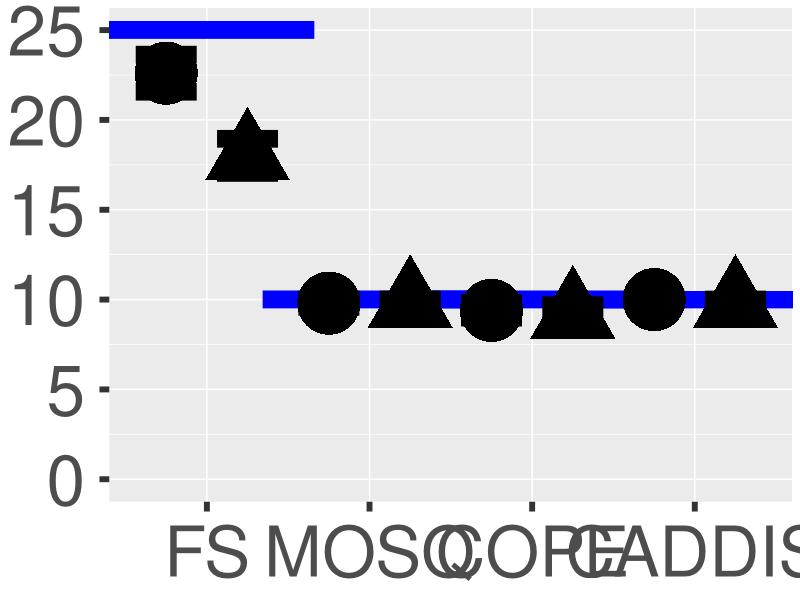
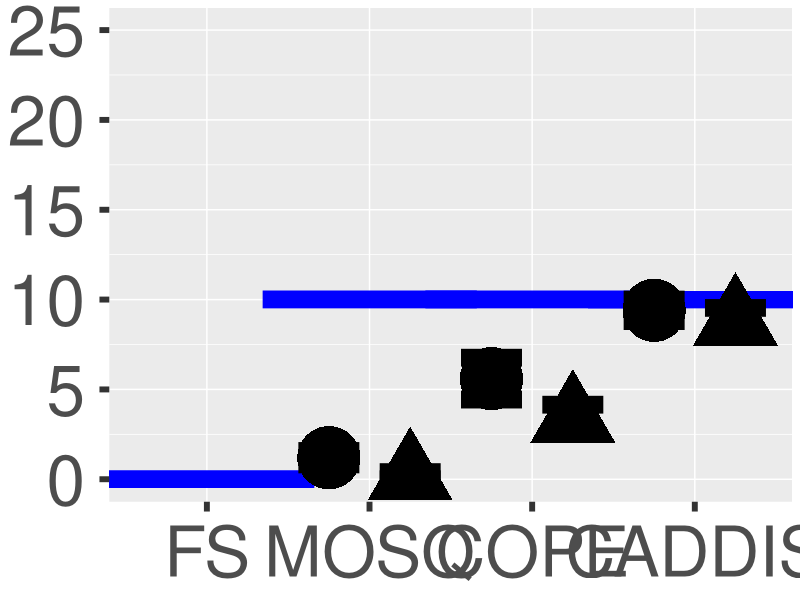

Generate these figures, in order, with R: (Note: this script raises an error after producing the figures.)

##### Metamorph Foraging Experiment ######

rm(list = ls())
require(lubridate)
require(reshape2)
require(dplyr)
require(ggplot2)
require(scales)
require(stringr)
require(lme4)
require(emmeans)


##import and format data
meta_diet_choice <- read.csv(file = "Data/Foraging_Experiment.csv", stringsAsFactors = TRUE)
meta_fs_rate <- read.csv(file = "Data/Metamorph_Foraging_Trials.csv", stringsAsFactors = FALSE)
salamander <- read.csv(file = "Data/Salamander_Master_cleaned.csv", stringsAsFactors = TRUE)

meta_diet_choice = subset(meta_diet_choice, Date != "XX") #did this so Salamander_ID wouldn't import as scientific notation
meta_diet_choice = droplevels(meta_diet_choice)
meta_diet_choice$FS = as.numeric(as.character(meta_diet_choice$FS))
meta_diet_choice$Mosquito = as.numeric(as.character(meta_diet_choice$Mosquito))
meta_diet_choice$Copepod = as.numeric(as.character(meta_diet_choice$Copepod))
meta_diet_choice$Asynarchus = as.numeric(as.character(meta_diet_choice$Asynarchus))

meta_fs_rate$Treatment = as.factor(meta_fs_rate$Treatment)
meta_fs_rate$Replicate = as.factor(meta_fs_rate$Replicate)
meta_fs_rate$Consumption_Time = as_datetime(ms(meta_fs_rate$Consumption_Time))

salamander$X <- NULL
names(salamander)[names(salamander) == "INDIV_ID"] <- "Salamander_ID"
salamander = subset(salamander, DATEOFYEAR == "7/11/22")
salamander$Condition = (salamander$WEIGHT / salamander$SVL) / 1000

#### Meta Diet Choice Plots ####
#merge in meta demographic information
meta_diet_choice = merge(x = meta_diet_choice, y = salamander[,c("Salamander_ID", "COHORT", "SEX", "SVL", "WEIGHT", "Condition")], by = "Salamander_ID", all.x = T)
meta_diet_choice = meta_diet_choice %>% relocate("Salamander_ID", .after = "Notes")

#drop Time and Notes columns
meta_diet_choice = meta_diet_choice[ , -which(names(meta_diet_choice) %in% c("Time", "Notes"))] 

#melt df
meta_diet_choice_melt = meta_diet_choice[ , -which(names(meta_diet_choice) %in% c("Salamander_ID", "COHORT", "SEX", "SVL", "WEIGHT", "Condition"))] 
meta_diet_choice_melt = melt(meta_diet_choice_melt, value.name = "Count")
names(meta_diet_choice_melt)[names(meta_diet_choice_melt) == 'variable'] <- 'Diet_Taxon'

#summarize data (mean, SE)
meta_diet_means = meta_diet_choice_melt %>% group_by(Date, Treatment, Diet_Taxon) %>% dplyr::summarize(Mean_Count = mean(Count))
meta_diet_SE = meta_diet_choice_melt %>% group_by(Date, Treatment, Diet_Taxon) %>% dplyr::summarize(SE_Count = sd(Count)/sqrt(n()))

meta_diet_means = merge(meta_diet_means, meta_diet_SE, by = c("Date", "Treatment", "Diet_Taxon"))
meta_diet_means$lower = meta_diet_means$Mean_Count - meta_diet_means$SE_Count
meta_diet_means$upper = meta_diet_means$Mean_Count + meta_diet_means$SE_Count

rm(meta_diet_SE)

meta_diet_means$Diet_Taxon <- factor(meta_diet_means$Diet_Taxon, levels = c("FS", "Mosquito", "Copepod", "Asynarchus"))


#plot - PO
meta_diet_means_PO = subset(meta_diet_means, Treatment == "PO")

hline_PO <- data.frame(Diet_Taxon=c("FS", "Mosquito", "Copepod", "Asynarchus"), Mean_Count=c(25, 10, 10, 10))
hline_PO$Diet_Taxon <- factor(hline_PO$Diet_Taxon, levels = c("FS", "Mosquito", "Copepod", "Asynarchus"))


diet_choice_PO = 
ggplot(meta_diet_means_PO, aes(x=Diet_Taxon, y=Mean_Count, shape = Date)) + 
geom_point(data=hline_PO, aes(x=Diet_Taxon, y=Mean_Count), shape=95, size=90, color = "blue") +
geom_errorbar(aes(ymin=lower, ymax=upper), width=0.75, size=6, color = "black", position = position_dodge(1)) +
geom_point(size=20, stroke = 2, position = position_dodge(1)) +
scale_y_continuous(breaks=c(0,5,10,15,20,25), limits=c(0,25)) +
scale_x_discrete(labels=c("FS", "MOSQ", "COPE", "CADDIS")) +
theme(legend.position = "none",
      axis.title = element_blank(),
      axis.text = element_text(size = 50),
      axis.ticks = element_line(size = 2),
      axis.ticks.length = unit(.25, "cm"),
      axis.text.x=element_text(margin=margin(t=10)),
      axis.text.y=element_text(margin=margin(r=10)))

diet_choice_PO

#ggsave(diet_choice_PO, filename = "Outputs/meta_diet_choice_PO.png",  width = 18, height = 12, dpi = 100)


#plot - NFS
hline_NFS <- data.frame(Diet_Taxon=c("FS", "Mosquito", "Copepod", "Asynarchus"), Mean_Count=c(0, 10, 10, 10))
hline_NFS$Diet_Taxon <- factor(hline_NFS$Diet_Taxon, levels = c("FS", "Mosquito", "Copepod", "Asynarchus"))

meta_diet_means_NFS = subset(meta_diet_means, Treatment == "N FS")

diet_choice_NFS = 
  ggplot(meta_diet_means_NFS, aes(x=Diet_Taxon, y=Mean_Count, shape = Date)) + 
  geom_point(data=hline_NFS, aes(x=Diet_Taxon, y=Mean_Count), shape=95, size=90, color = "blue") +
  geom_errorbar(aes(ymin=lower, ymax=upper), width=0.75, size=6, color = "black", position = position_dodge(1)) +
  geom_point(size=20, stroke = 2, position = position_dodge(1)) +
  scale_y_continuous(breaks=c(0,5,10,15,20,25), limits=c(0,25)) +
  scale_x_discrete(labels=c("FS", "MOSQ", "COPE", "CADDIS")) +
  theme(legend.position = "none",
        axis.title = element_blank(),
        axis.text = element_text(size = 50),
        axis.ticks = element_line(size = 2),
        axis.ticks.length = unit(.25, "cm"),
        axis.text.x=element_text(margin=margin(t=10)),
        axis.text.y=element_text(margin=margin(r=10)))

diet_choice_NFS

ggsave(diet_choice_NFS, filename = "Outputs/meta_diet_choice_NFS.png",  width = 18, height = 12, dpi = 100)


#plot - LFS
hline_LFS <- data.frame(Diet_Taxon=c("FS", "Mosquito", "Copepod", "Asynarchus"), Mean_Count=c(10, 10, 10, 10))
hline_LFS$Diet_Taxon <- factor(hline_LFS$Diet_Taxon, levels = c("FS", "Mosquito", "Copepod", "Asynarchus"))

meta_diet_means_LFS = subset(meta_diet_means, Treatment == "L FS")

diet_choice_LFS = 
  ggplot(meta_diet_means_LFS, aes(x=Diet_Taxon, y=Mean_Count, shape = Date)) + 
  geom_point(data=hline_LFS, aes(x=Diet_Taxon, y=Mean_Count), shape=95, size=90, color = "blue") +
  geom_errorbar(aes(ymin=lower, ymax=upper), width=0.75, size=6, color = "black", position = position_dodge(1)) +
  geom_point(size=20, stroke = 2, position = position_dodge(1)) +
  scale_y_continuous(breaks=c(0,5,10,15,20,25), limits=c(0,25)) +
  scale_x_discrete(labels=c("FS", "MOSQ", "COPE", "CADDIS")) +
  theme(legend.position = "none",
        axis.title = element_blank(),
        axis.text = element_text(size = 50),
        axis.ticks = element_line(size = 2),
        axis.ticks.length = unit(.25, "cm"),
        axis.text.x=element_text(margin=margin(t=10)),
        axis.text.y=element_text(margin=margin(r=10)))

diet_choice_LFS

#ggsave(diet_choice_LFS, filename = "Outputs/meta_diet_choice_LFS.png",  width = 18, height = 12, dpi = 100)


#plot - MFS
hline_MFS <- data.frame(Diet_Taxon=c("FS", "Mosquito", "Copepod", "Asynarchus"), Mean_Count=c(25, 10, 10, 10))
hline_MFS$Diet_Taxon <- factor(hline_MFS$Diet_Taxon, levels = c("FS", "Mosquito", "Copepod", "Asynarchus"))

meta_diet_means_MFS = subset(meta_diet_means, Treatment == "M FS")

diet_choice_MFS = 
  ggplot(meta_diet_means_MFS, aes(x=Diet_Taxon, y=Mean_Count, shape = Date)) + 
  geom_point(data=hline_MFS, aes(x=Diet_Taxon, y=Mean_Count), shape=95, size=90, color = "blue") +
  geom_errorbar(aes(ymin=lower, ymax=upper), width=0.75, size=6, color = "black", position = position_dodge(1)) +
  geom_point(size=20, stroke = 2, position = position_dodge(1)) +
  scale_y_continuous(breaks=c(0,5,10,15,20,25), limits=c(0,25)) +
  scale_x_discrete(labels=c("FS", "MOSQ", "COPE", "CADDIS")) +
  theme(legend.position = "none",
        axis.title = element_blank(),
        axis.text = element_text(size = 50),
        axis.ticks = element_line(size = 2),
        axis.ticks.length = unit(.25, "cm"),
        axis.text.x=element_text(margin=margin(t=10)),
        axis.text.y=element_text(margin=margin(r=10)))

diet_choice_MFS

#ggsave(diet_choice_MFS, filename = "Outputs/meta_diet_choice_MFS.png",  width = 18, height = 12, dpi = 100)


#plot - HFS
hline_HFS <- data.frame(Diet_Taxon=c("FS", "Mosquito", "Copepod", "Asynarchus"), Mean_Count=c(30, 10, 10, 10)) #30 is a dummy value for 50
hline_HFS$Diet_Taxon <- factor(hline_HFS$Diet_Taxon, levels = c("FS", "Mosquito", "Copepod", "Asynarchus"))

meta_diet_means_HFS = subset(meta_diet_means, Treatment == "H FS")

diet_choice_HFS = 
  ggplot(meta_diet_means_HFS, aes(x=Diet_Taxon, y=Mean_Count, shape = Date)) + 
  geom_point(data=hline_HFS, aes(x=Diet_Taxon, y=Mean_Count), shape=95, size=90, color = "blue") +
  geom_errorbar(aes(ymin=lower, ymax=upper), width=0.75, size=6, color = "black", position = position_dodge(1)) +
  geom_point(size=20, stroke = 2, position = position_dodge(1)) +
  scale_y_continuous(breaks=c(0,5,10,15,20,25,30), limits=c(0,30), labels = c("0", "5", "10", "15", "20", "25", "50")) +
  scale_x_discrete(labels=c("FS", "MOSQ", "COPE", "CADDIS")) +
  theme(legend.position = "none",
        axis.title = element_blank(),
        axis.text = element_text(size = 50),
        axis.ticks = element_line(size = 2),
        axis.ticks.length = unit(.25, "cm"),
        axis.text.x=element_text(margin=margin(t=10)),
        axis.text.y=element_text(margin=margin(r=10)))

diet_choice_HFS

#ggsave(diet_choice_HFS, filename = "Outputs/meta_diet_choice_HFS.png",  width = 18, height = 12, dpi = 100)


##### Diet Choice - Alt. Viz. ####
#divide plots by prey taxa rather than FS treatment

#do I need to recalculate SEs for this alternative approach...??

#mosq
meta_diet_mosq = subset(meta_diet_means, Diet_Taxon == "Mosquito")
meta_diet_mosq$Treatment <- factor(meta_diet_mosq$Treatment, levels = c("PO", "N FS", "L FS", "M FS", "H FS"))
hline_mosq <- data.frame(Treatment=c("PO", "N FS", "L FS", "M FS", "H FS"), Mean_Count=c(10, 10, 10, 10, 10))
hline_mosq$Treatment <- factor(hline_mosq$Treatment, levels = c("PO", "N FS", "L FS", "M FS", "H FS"))

meta_diet_mosq_plot = 
  ggplot(meta_diet_mosq, aes(x=Treatment, y=Mean_Count, shape = Date)) + 
  geom_point(data=hline_mosq, aes(x=Treatment, y=Mean_Count), shape=95, size=90, color = "blue") +
  geom_errorbar(aes(ymin=lower, ymax=upper), width=0.75, size=6, color = "black", position = position_dodge(1)) +
  geom_point(size=20, stroke = 2, position = position_dodge(1)) +
  scale_y_continuous(breaks=c(0,2,4,6,8,10), limits=c(0,10), labels = c("0", "2", "4", "6", "8", "10")) +
  scale_x_discrete(labels=c("Control", "N FS", "L FS", "M FS", "H FS")) +
  theme(legend.position = "none",
        axis.title = element_blank(),
        axis.text = element_text(size = 70),
        axis.ticks = element_line(size = 2),
        axis.ticks.length = unit(.25, "cm"),
        axis.text.x=element_text(margin=margin(t=10)),
        axis.text.y=element_text(margin=margin(r=10)))

meta_diet_mosq_plot

#ggsave(meta_diet_mosq_plot, filename = "Outputs/meta_diet_choice_mosq.png",  width = 18, height = 12, dpi = 100)


#cope
meta_diet_cope = subset(meta_diet_means, Diet_Taxon == "Copepod")
meta_diet_cope$Treatment <- factor(meta_diet_cope$Treatment, levels = c("PO", "N FS", "L FS", "M FS", "H FS"))
hline_cope <- data.frame(Treatment=c("PO", "N FS", "L FS", "M FS", "H FS"), Mean_Count=c(10, 10, 10, 10, 10))
hline_cope$Treatment <- factor(hline_cope$Treatment, levels = c("PO", "N FS", "L FS", "M FS", "H FS"))

meta_diet_cope_plot = 
  ggplot(meta_diet_cope, aes(x=Treatment, y=Mean_Count, shape = Date)) + 
  geom_point(data=hline_cope, aes(x=Treatment, y=Mean_Count), shape=95, size=90, color = "blue") +
  geom_errorbar(aes(ymin=lower, ymax=upper), width=0.75, size=6, color = "black", position = position_dodge(1)) +
  geom_point(size=20, stroke = 2, position = position_dodge(1)) +
  scale_y_continuous(breaks=c(0,2,4,6,8,10), limits=c(0,10), labels = c("0", "2", "4", "6", "8", "10")) +
  scale_x_discrete(labels=c("Control", "N FS", "L FS", "M FS", "H FS")) +
  theme(legend.position = "none",
        axis.title = element_blank(),
        axis.text = element_text(size = 70),
        axis.ticks = element_line(size = 2),
        axis.ticks.length = unit(.25, "cm"),
        axis.text.x=element_text(margin=margin(t=10)),
        axis.text.y=element_text(margin=margin(r=10)))

meta_diet_cope_plot

#ggsave(meta_diet_cope_plot, filename = "Outputs/meta_diet_choice_cope.png",  width = 18, height = 12, dpi = 100)


#caddis
meta_diet_caddis = subset(meta_diet_means, Diet_Taxon == "Asynarchus")
meta_diet_caddis$Treatment <- factor(meta_diet_caddis$Treatment, levels = c("PO", "N FS", "L FS", "M FS", "H FS"))
hline_caddis <- data.frame(Treatment=c("PO", "N FS", "L FS", "M FS", "H FS"), Mean_Count=c(10, 10, 10, 10, 10))
hline_caddis$Treatment <- factor(hline_caddis$Treatment, levels = c("PO", "N FS", "L FS", "M FS", "H FS"))

meta_diet_caddis_plot = 
  ggplot(meta_diet_caddis, aes(x=Treatment, y=Mean_Count, shape = Date)) + 
  geom_point(data=hline_caddis, aes(x=Treatment, y=Mean_Count), shape=95, size=90, color = "blue") +
  geom_errorbar(aes(ymin=lower, ymax=upper), width=0.75, size=6, color = "black", position = position_dodge(1)) +
  geom_point(size=20, stroke = 2, position = position_dodge(1)) +
  scale_y_continuous(breaks=c(0,2,4,6,8,10), limits=c(0,10), labels = c("0", "2", "4", "6", "8", "10")) +
  scale_x_discrete(labels=c("Control", "N FS", "L FS", "M FS", "H FS")) +
  theme(legend.position = "none",
        axis.title = element_blank(),
        axis.text = element_text(size = 70),
        axis.ticks = element_line(size = 2),
        axis.ticks.length = unit(.25, "cm"),
        axis.text.x=element_text(margin=margin(t=10)),
        axis.text.y=element_text(margin=margin(r=10)))

meta_diet_caddis_plot

#ggsave(meta_diet_caddis_plot, filename = "Outputs/meta_diet_choice_caddis.png",  width = 18, height = 12, dpi = 100)


#fs
meta_diet_fs = subset(meta_diet_means, Diet_Taxon == "FS")
meta_diet_fs$Treatment <- factor(meta_diet_fs$Treatment, levels = c("PO", "N FS", "L FS", "M FS", "H FS"))
hline_fs <- data.frame(Treatment=c("PO", "N FS", "L FS", "M FS", "H FS"), Mean_Count=c(25, 0, 10, 25, 50))
hline_fs$Treatment <- factor(hline_fs$Treatment, levels = c("PO", "N FS", "L FS", "M FS", "H FS"))

meta_diet_fs_plot = 
  ggplot(meta_diet_fs, aes(x=Treatment, y=Mean_Count, shape = Date)) + 
  geom_point(data=hline_fs, aes(x=Treatment, y=Mean_Count), shape=95, size=90, color = "blue") +
  geom_errorbar(aes(ymin=lower, ymax=upper), width=0.75, size=6, color = "black", position = position_dodge(1)) +
  geom_point(size=20, stroke = 2, position = position_dodge(1)) +
  #scale_y_continuous(breaks=c(0,2,4,6,8,10), limits=c(0,10), labels = c("0", "2", "4", "6", "8", "10")) +
  scale_x_discrete(labels=c("Control", "N FS", "L FS", "M FS", "H FS")) +
  theme(legend.position = "none",
        axis.title = element_blank(),
        axis.text = element_text(size = 70),
        axis.ticks = element_line(size = 2),
        axis.ticks.length = unit(.25, "cm"),
        axis.text.x=element_text(margin=margin(t=10)),
        axis.text.y=element_text(margin=margin(r=10)))

meta_diet_fs_plot

ggsave(meta_diet_fs_plot, filename = "Outputs/meta_diet_choice_fs.png",  width = 18, height = 12, dpi = 100)




#### Meta FS Foraging Rate ####

xlimits <- as.POSIXct(strptime(c("1970-01-01 00:00:00", "1970-01-01 00:20:00"), 
                            format = "%Y-%m-%d %H:%M:%S", tz = "UTC"))

xbreaks <- as.POSIXct(strptime(c("1970-01-01 00:00:00", "1970-01-01 00:05:00", 
                                 "1970-01-01 00:10:00","1970-01-01 00:15:00", 
                                 "1970-01-01 00:20:00"), 
                               format = "%Y-%m-%d %H:%M:%S", tz = "UTC"))

#plot - N FS
meta_fs_rate_NFS = subset(meta_fs_rate, Treatment == "N FS")

meta_rate_NFS =
  ggplot(meta_fs_rate_NFS, aes(x=Consumption_Time, y=FS_Eaten)) + 
  geom_line(aes(group = Replicate), lwd = 2) +
  geom_point(aes(group = Replicate), size = 10, alpha = 0.8) +
  scale_y_continuous(breaks=c(0,2,4,6,8,10), limits=c(0,10)) +
  scale_x_datetime(breaks = xbreaks,
                   labels = c("0", "5", "10", "15", "20"),
                   limits = xlimits) +
  theme_bw(65) +
  theme(axis.title = element_blank())

meta_rate_NFS

#ggsave(meta_rate_NFS, filename = "Outputs/meta_fs_rate_NFS.png",  width = 12, height = 12, dpi = 100)


#plot - L FS
meta_fs_rate_LFS = subset(meta_fs_rate, Treatment == "L FS")

meta_rate_LFS =
  ggplot(meta_fs_rate_LFS, aes(x=Consumption_Time, y=FS_Eaten)) + 
  geom_line(aes(group = Replicate), lwd = 2) +
  geom_point(aes(group = Replicate), size = 10, alpha = 0.8) +
  scale_y_continuous(breaks=c(0,2,4,6,8,10), limits=c(0,10)) +
  scale_x_datetime(breaks = xbreaks,
                   labels = c("0", "5", "10", "15", "20"),
                   limits = xlimits) +
  theme_bw(65) +
  theme(axis.title = element_blank())


meta_rate_LFS

#ggsave(meta_rate_LFS, filename = "Outputs/meta_fs_rate_LFS.png",  width = 12, height = 12, dpi = 100)


#plot - M FS
meta_fs_rate_MFS = subset(meta_fs_rate, Treatment == "M FS")

meta_rate_MFS =
  ggplot(meta_fs_rate_MFS, aes(x=Consumption_Time, y=FS_Eaten)) + 
  geom_line(aes(group = Replicate), lwd = 2) +
  geom_point(aes(group = Replicate), size = 10, alpha = 0.8) +
  scale_y_continuous(breaks=c(0,2,4,6,8,10), limits=c(0,10)) +
  scale_x_datetime(breaks = xbreaks,
                   labels = c("0", "5", "10", "15", "20"),
                   limits = xlimits) +
  theme_bw(65) +
  theme(axis.title = element_blank())


meta_rate_MFS

#ggsave(meta_rate_MFS, filename = "Outputs/meta_fs_rate_MFS.png",  width = 12, height = 12, dpi = 100)


#plot - H FS
meta_fs_rate_HFS = subset(meta_fs_rate, Treatment == "H FS")

meta_rate_HFS =
  ggplot(meta_fs_rate_HFS, aes(x=Consumption_Time, y=FS_Eaten)) + 
  geom_line(aes(group = Replicate), lwd = 2) +
  geom_point(aes(group = Replicate), size = 10, alpha = 0.8) +
  scale_y_continuous(breaks=c(0,2,4,6,8,10), limits=c(0,10)) +
  scale_x_datetime(breaks = xbreaks,
                   labels = c("0", "5", "10", "15", "20"),
                   limits = xlimits) +
  theme_bw(65) +
  theme(axis.title = element_blank())


meta_rate_HFS

#ggsave(meta_rate_HFS, filename = "Outputs/meta_fs_rate_HFS.png",  width = 12, height = 12, dpi = 100)

##stats
meta_fs_rate_max = meta_fs_rate %>% group_by(Treatment, Replicate) %>% slice(which.max(FS_Eaten))

m1_meta_fs_rate = lm(FS_Eaten ~ Treatment, data = meta_fs_rate_max)
car::Anova(m1_meta_fs_rate)

emmeans(m1_meta_fs_rate, ~ Treatment)


#### Manly-Chesson Index ####

#format
manly_chesson = subset(meta_diet_choice_melt, Treatment != "PO" & !is.na(Count) & Date == "7/12/22")
manly_chesson$Date <- NULL
names(manly_chesson)[names(manly_chesson) == "Count"] <- "Count_End"

manly_chesson$Treatment <- factor(manly_chesson$Treatment, levels = c("N FS", "L FS", "M FS", "H FS"))
manly_chesson$Diet_Taxon <- factor(manly_chesson$Diet_Taxon, levels = c("FS", "Mosquito", "Copepod", "Asynarchus"))
manly_chesson$Replicate <- factor(manly_chesson$Replicate, levels = c("1", "2", "3", "4", "5"))

manly_chesson = arrange(manly_chesson, Diet_Taxon, Treatment, Replicate)

Count_Start <- c(rep("10", 5), rep("25", 5), rep("50", 5), rep("10", 60))
manly_chesson$Count_Start = Count_Start
manly_chesson$Count_Start = as.numeric(as.character(manly_chesson$Count_Start))
manly_chesson = manly_chesson %>% relocate("Count_Start", .before = "Count_End")
manly_chesson = arrange(manly_chesson, Treatment, Replicate, Diet_Taxon)
manly_chesson$Num_Consumed = manly_chesson$Count_Start - manly_chesson$Count_End

#calculate index

manly_chesson = manly_chesson %>% group_by(Treatment, Replicate) %>% mutate(Prop_Avail = Count_Start / sum(Count_Start))
manly_chesson = manly_chesson %>% group_by(Treatment, Replicate) %>% mutate(Prop_Used = Num_Consumed / sum(Num_Consumed))
manly_chesson = manly_chesson %>% group_by(Treatment, Replicate) %>% mutate(Used_Avail_Ratio = Prop_Used / Prop_Avail)
manly_chesson = manly_chesson %>% group_by(Treatment, Replicate) %>% mutate(Used_Avail_Ratio_Total = sum(Used_Avail_Ratio))
manly_chesson = manly_chesson %>% group_by(Treatment, Replicate) %>% mutate(Alpha = Used_Avail_Ratio/Used_Avail_Ratio_Total)
manly_chesson = droplevels(manly_chesson)

#average index value for each prey taxa in each treatment across replicates
manly_chesson_means = manly_chesson %>% group_by(Treatment, Diet_Taxon) %>% dplyr::summarize(Mean_Alpha = mean(Alpha))
manly_chesson_SE = manly_chesson %>% group_by(Treatment, Diet_Taxon) %>% dplyr::summarize(SE_Alpha = sd(Alpha)/sqrt(n()))

manly_chesson_means = merge(manly_chesson_means, manly_chesson_SE, by = c("Treatment", "Diet_Taxon"))
manly_chesson_means$CI_lower = manly_chesson_means$Mean_Alpha - manly_chesson_means$SE_Alpha*1.96
manly_chesson_means$CI_lower[manly_chesson_means$CI_lower < 0] <- 0
manly_chesson_means$CI_upper = manly_chesson_means$Mean_Alpha + manly_chesson_means$SE_Alpha*1.96

rm(manly_chesson_SE)

#no selection threshold equals 1/n. 1/3 for N FS treatment and 1/4 for other three treatments
mc_lfs = subset(manly_chesson_means, Treatment == "L FS")

mc_lfs_plot = 
  ggplot(mc_lfs, aes(x = Diet_Taxon, y = Mean_Alpha)) +
  geom_hline(yintercept=0.25, linetype="dashed", color = "black", size = 2.5) +
  geom_errorbar(aes(ymin=CI_lower, ymax=CI_upper), width=.2, size = 3) +
  geom_point(size = 12) +
  scale_y_continuous(limits = c(0, 0.8), breaks = c(0.0, 0.2, 0.4, 0.6, 0.8)) +
  scale_x_discrete(labels=c("FS", "MQ", "CP", "AS")) +
  theme_bw(65) +
  theme(axis.title = element_blank())

mc_lfs_plot

#ggsave(mc_lfs_plot, filename = "Outputs/mc_lfs.png",  width = 12, height = 12, dpi = 100)

mc_mfs = subset(manly_chesson_means, Treatment == "M FS")

mc_mfs_plot = 
  ggplot(mc_mfs, aes(x = Diet_Taxon, y = Mean_Alpha)) +
  geom_hline(yintercept=0.25, linetype="dashed", color = "black", size = 2.5) +
  geom_errorbar(aes(ymin=CI_lower, ymax=CI_upper), width=.2, size = 3) +
  geom_point(size = 12) +
  scale_y_continuous(limits = c(0, 0.8), breaks = c(0.0, 0.2, 0.4, 0.6, 0.8)) +
  scale_x_discrete(labels=c("FS", "MQ", "CP", "AS")) +
  theme_bw(65) +
  theme(axis.title = element_blank())

mc_mfs_plot

#ggsave(mc_mfs_plot, filename = "Outputs/mc_mfs.png",  width = 12, height = 12, dpi = 100)


mc_hfs = subset(manly_chesson_means, Treatment == "H FS")

mc_hfs_plot = 
  ggplot(mc_hfs, aes(x = Diet_Taxon, y = Mean_Alpha)) +
  geom_hline(yintercept=0.25, linetype="dashed", color = "black", size = 2.5) +
  geom_errorbar(aes(ymin=CI_lower, ymax=CI_upper), width=.2, size = 3) +
  geom_point(size = 12) +
  scale_y_continuous(limits = c(0, 0.8), breaks = c(0.0, 0.2, 0.4, 0.6, 0.8)) +
  scale_x_discrete(labels=c("FS", "MQ", "CP", "AS")) +
  theme_bw(65) +
  theme(axis.title = element_blank())

mc_hfs_plot

#ggsave(mc_hfs_plot, filename = "Outputs/mc_hfs.png",  width = 12, height = 12, dpi = 100)


mc_nfs = subset(manly_chesson_means, Treatment == "N FS")

mc_nfs_plot = 
  ggplot(mc_nfs, aes(x = Diet_Taxon, y = Mean_Alpha)) +
  geom_hline(yintercept=0.33, linetype="dashed", color = "black", size = 2.5) +
  geom_errorbar(aes(ymin=CI_lower, ymax=CI_upper), width=.2, size = 3) +
  geom_point(size = 12) +
  scale_y_continuous(limits = c(0, 0.8), breaks = c(0.0, 0.2, 0.4, 0.6, 0.8)) +
  scale_x_discrete(labels=c("MQ", "CP", "AS")) +
  theme_bw(65) +
  theme(axis.title = element_blank())

mc_nfs_plot

#ggsave(mc_nfs_plot, filename = "Outputs/mc_nfs.png",  width = 12, height = 12, dpi = 100)

##stats
manly_chesson$Box = str_c(manly_chesson$Treatment, "_", manly_chesson$Replicate)
manly_chesson$Box = as.factor(manly_chesson$Box)
manly_chesson = manly_chesson %>% relocate("Box", .after = "Replicate")


m1_mc = lmer(Alpha ~ Treatment*Diet_Taxon + (1|Box), data = manly_chesson) 
car::Anova(m1_mc)

emmeans_trt = emmeans(m1_mc, ~ Treatment)
pairs(emmeans_trt)

emmeans_prey = emmeans(m1_mc, ~ Diet_Taxon)
pairs(emmeans_prey)

emmeans_interaction = emmeans(m1_mc, ~ Treatment | Diet_Taxon)
pairs(emmeans_interaction)


manly_chesson_FS = subset(manly_chesson, Treatment != "N FS")
m1_mc_v2 = lmer(Alpha ~ Treatment*Diet_Taxon + (1|Box), data = manly_chesson_FS) 
car::Anova(m1_mc_v2)

emmeans_trt2 = emmeans(m1_mc_v2, ~ Treatment)
pairs(emmeans_trt2)

emmeans_prey2 = emmeans(m1_mc_v2, ~ Diet_Taxon)
pairs(emmeans_prey2)

emmeans_interaction2 = emmeans(m1_mc_v2, ~ Treatment | Diet_Taxon)
pairs(emmeans_interaction2)
